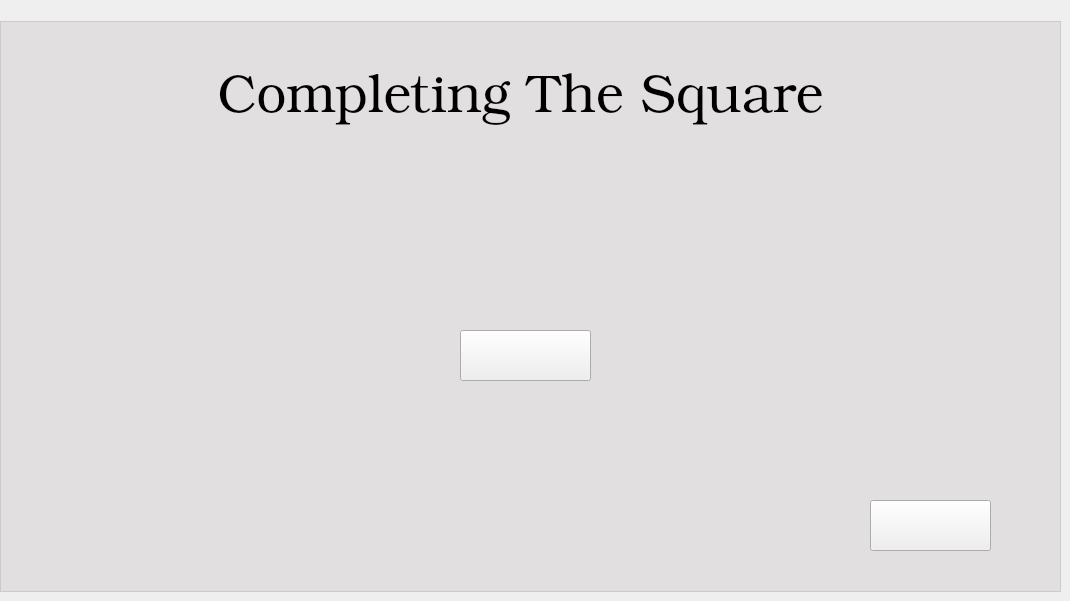
   <widget class="QWidget" name="startMenu">
    <widget class="QPushButton" name="levelButton">
     <property name="geometry">
      <rect>
       <x>870</x>
       <y>500</y>
       <width>121</width>
       <height>51</height>
      </rect>
     </property>
     <property name="styleSheet">
      <string notr="true">border-image : url(:/Pictures/selectlevel.png)</string>
     </property>
     <property name="text">
      <string/>
     </property>
    </widget>
    <widget class="QLabel" name="gameTitle">
     <property name="geometry">
      <rect>
       <x>160</x>
       <y>60</y>
       <width>721</width>
       <height>81</height>
      </rect>
     </property>
     <property name="font">
      <font>
       <family>URW Bookman L</family>
       <pointsize>40</pointsize>
       <weight>9</weight>
       <italic>false</italic>
       <bold>false</bold>
      </font>
     </property>
     <property name="styleSheet">
      <string notr="true">font: 75 40pt &quot;URW Bookman L&quot;;</string>
     </property>
     <property name="text">
      <string>Completing The Square</string>
     </property>
     <property name="alignment">
      <set>Qt::AlignCenter</set>
     </property>
     <property name="wordWrap">
      <bool>true</bool>
     </property>
    </widget>
    <widget class="QPushButton" name="startButton">
     <property name="geometry">
      <rect>
       <x>460</x>
       <y>330</y>
       <width>131</width>
       <height>51</height>
      </rect>
     </property>
     <property name="styleSheet">
      <string notr="true">border-image: url(:/Pictures/starttutorial.png);</string>
     </property>
     <property name="text">
      <string/>
     </property>
    </widget>
    <widget class="QGraphicsView" name="graphicsView">
     <property name="geometry">
      <rect>
       <x>0</x>
       <y>21</y>
       <width>1061</width>
       <height>571</height>
      </rect>
     </property>
     <property name="styleSheet">
      <string notr="true">background-color:rgba(174, 167, 167, 57);</string>
     </property>
    </widget>
    <zorder>graphicsView</zorder>
    <zorder>levelButton</zorder>
    <zorder>gameTitle</zorder>
    <zorder>startButton</zorder>
   </widget>
